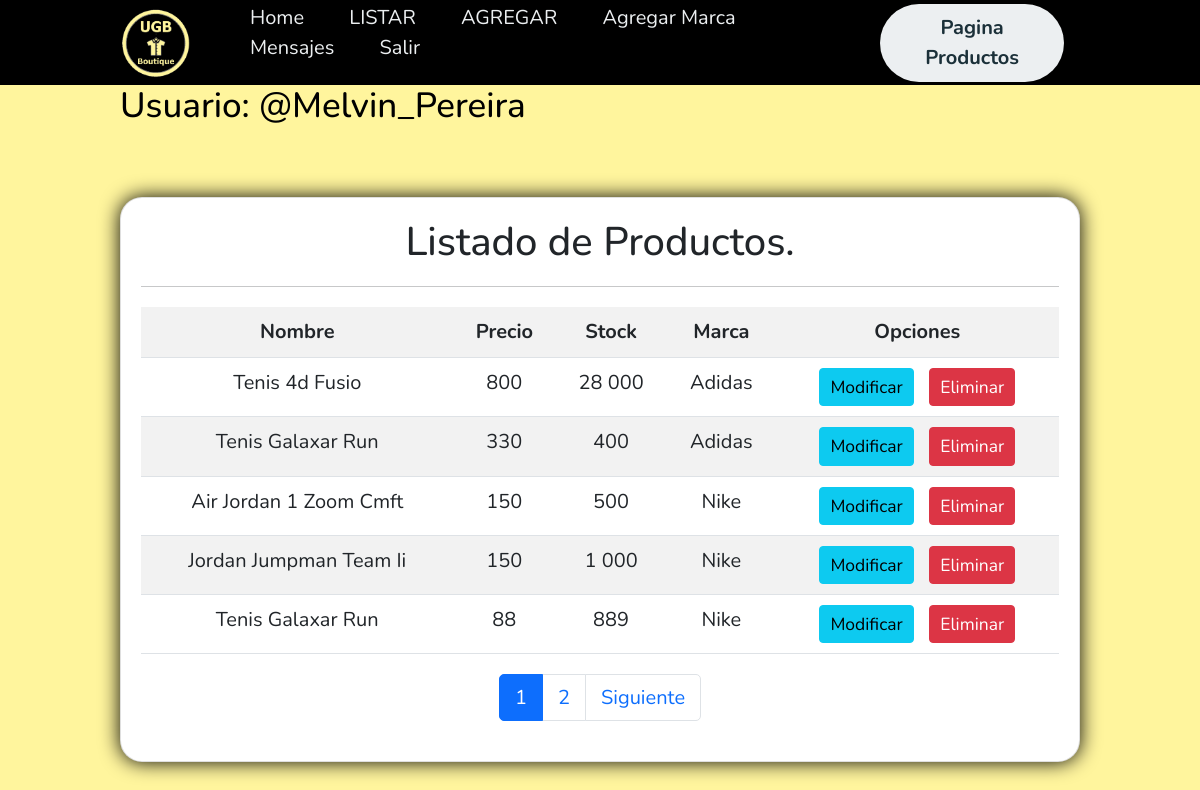
Screenshot of /listar/ (signed in) with the database file from the repository.
### app/models.py (models this page shows, shortened)
class Producto(models.Model):
    nombreProducto = models.CharField(max_length=50)
    precio = models.IntegerField()
    descripcion = models.TextField()
    stock = models.IntegerField()
    nombreMarca = models.ForeignKey(Marca,on_delete=models.PROTECT)
    imagen = models.ImageField(upload_to="producto", null=True)

class Marca(models.Model):
    nombre = models.CharField(max_length=50)
    def __str__(self):
        return self.nombre

### app/views.py (the view)
# urls.py: path('listar/', listar,name="listar"),
@permission_required('app.view_producto')
def listar(request):
    productos = Producto.objects.all()
    page = request.GET.get('page',1)
    try:
        paginator = Paginator(productos,5)
        productos = paginator.page(page)
    except:
        raise Http404
    data ={
        'entity':productos,
        'paginator':paginator
    }
    return render(request,'app/productos/listar.html',data)

### app/templates/app/productos/listar.html (shortened to what this page needs)
{% extends 'app/base.html' %}
{% load humanize %}
{% block contenido %}
<br><br>
<div class="card" >
    <div class="card-body">
        <h2 class="text-center">Listado de Productos.</h2>
        <hr>
        <table class="table table-striped table-hover table.responsive-sm">
            <tr class="text-center">
                <th>Nombre</th>
                <th>Precio</th>
                <th>Stock</th>
                <th>Marca</th>
                <th>Opciones</th>
            </tr>
            {% for p in entity %}
            <tr class="text-center">
                <td>{{ p.nombreProducto | title }}</td>
                <td>{{ p.precio | intcomma }}</td>
                <td>{{ p.stock | intcomma }}</td>
                <td>{{ p.nombreMarca | title }}</td>
                <td>
                    {% if perms.app.change_producto %}
                    <a href="{% url 'modificar' p.id %}" class="btn btn-info btn-sm">Modificar</a>
                    {% endif %}
                    {% if perms.app.delate_producto %}
                    <a href="#" onclick="eliminarProducto({{p.id}})" class="btn btn-danger btn-sm">Eliminar</a>
                    {% endif %}
                </td>
            </tr>
            {% endfor %}
        </table>
        <div>
            {% include 'app/paginator.html' %}
        </div>
    </div>
</div>
{% endblock %}

### app/templates/app/base.html (shortened to what this page needs)
{% load static %}
<!DOCTYPE html>
<html lang="es">
<head>
    <link href="https://cdn.jsdelivr.net/npm/bootstrap@5.0.2/dist/css/bootstrap.min.css" rel="stylesheet">
    <link rel="stylesheet" href="{% static 'app/css/estilo_base.css' %}">
</head>
<body>
    <header class="header">
        <div class="logo">
            <img  src="{% static 'app/img/render_navbar.png'%}" alt="Logo de la marca">
        </div>
        <nav>
           <ul class="nav-links">
            <li>
                <a href="{% url 'administrador' %}">Home</a>
            </li>
            {% if perms.app.view_producto %}
            <li>
                <a href="{% url 'listar' %}"> LISTAR </a>
            </li>
            {% endif %}
            {% if perms.app.add_producto %}
            <li>
                <a href="{% url 'agregar' %}">AGREGAR</a>
            </li>
            {% endif %}
            {% if perms.app.add_marca %}
            <li>
                <a href="{% url 'marca' %}">Agregar Marca</a>
            </li>
            {% endif %}
            {% if perms.app.view_contacto %}
            <li>
                <a href="{% url 'list_mensaje' %}">Mensajes</a>
            </li>
            {% endif %}
            {% if user.is_authenticated %}
            <li >
                <a href="{% url 'logout' %}">Salir</a>
            </li>
            {% endif %}
           </ul>
        </nav>
        <a class="btn" href="{% url 'home' %}"><button>Pagina Productos</button></a>
    </header>
    <div id="contenido" >
        {% if user.is_authenticated %}
        <div style="color: #000;">
            <h3 color >Usuario: @{{user.username}}</h3>
        </div>
        {% endif %}
      {% block contenido %}
      {% endblock %}
    </div>
</body>
</html>

### app/static/app/css/estilo_base.css (style rules this page uses)
* { box-sizing: border-box; margin: 0; padding: 0; font-family: 'Nunito', sans-serif; font-size: 20px; }
#contenido { width: 80%; margin:auto; max-width: 1280px; min-height: 100vh; }
body { background-color: #fff59d; }
.header { background-color: #000000; display: flex; justify-content: space-between; align-items: center; height: 85px; padding: 5px 10%; }
.header .logo { cursor: pointer; }
.header .logo img { height: 70px; width: auto; transition: all 0.3s; }
.header .nav-links { list-style: none; }
.header .nav-links li { display: inline-block; padding: 0 20px; }
.header .nav-links a { font-size: 700; color: #eceff1; text-decoration: none; }
.header .btn button { font-weight: 700; color: #1b3039; padding: 9px 25px; background: #eceff1; border: none; border-radius: 50px; cursor: pointer; transition: all 0.3s ease 0s; }

### app/templates/app/productos/listar.html (style rules this page uses)
.card { box-shadow: 0px 0px 20px black; border-radius:22px; }

### rows the page displays
Producto: nombreProducto "Tenis 4d Fusio", precio "800", stock "28 000", nombreMarca "Adidas"
Producto: nombreProducto "Tenis Galaxar Run", precio "330", stock "400", nombreMarca "Adidas"
Producto: nombreProducto "Air Jordan 1 Zoom Cmft", precio "150", stock "500", nombreMarca "Nike"
Producto: nombreProducto "Jordan Jumpman Team Ii", precio "150", stock "1 000", nombreMarca "Nike"
Producto: nombreProducto "Tenis Galaxar Run", precio "88", stock "889", nombreMarca "Nike"

### other values shown
{{ user.username }} "Melvin_Pereira"
{{ page }} "1" "2"
